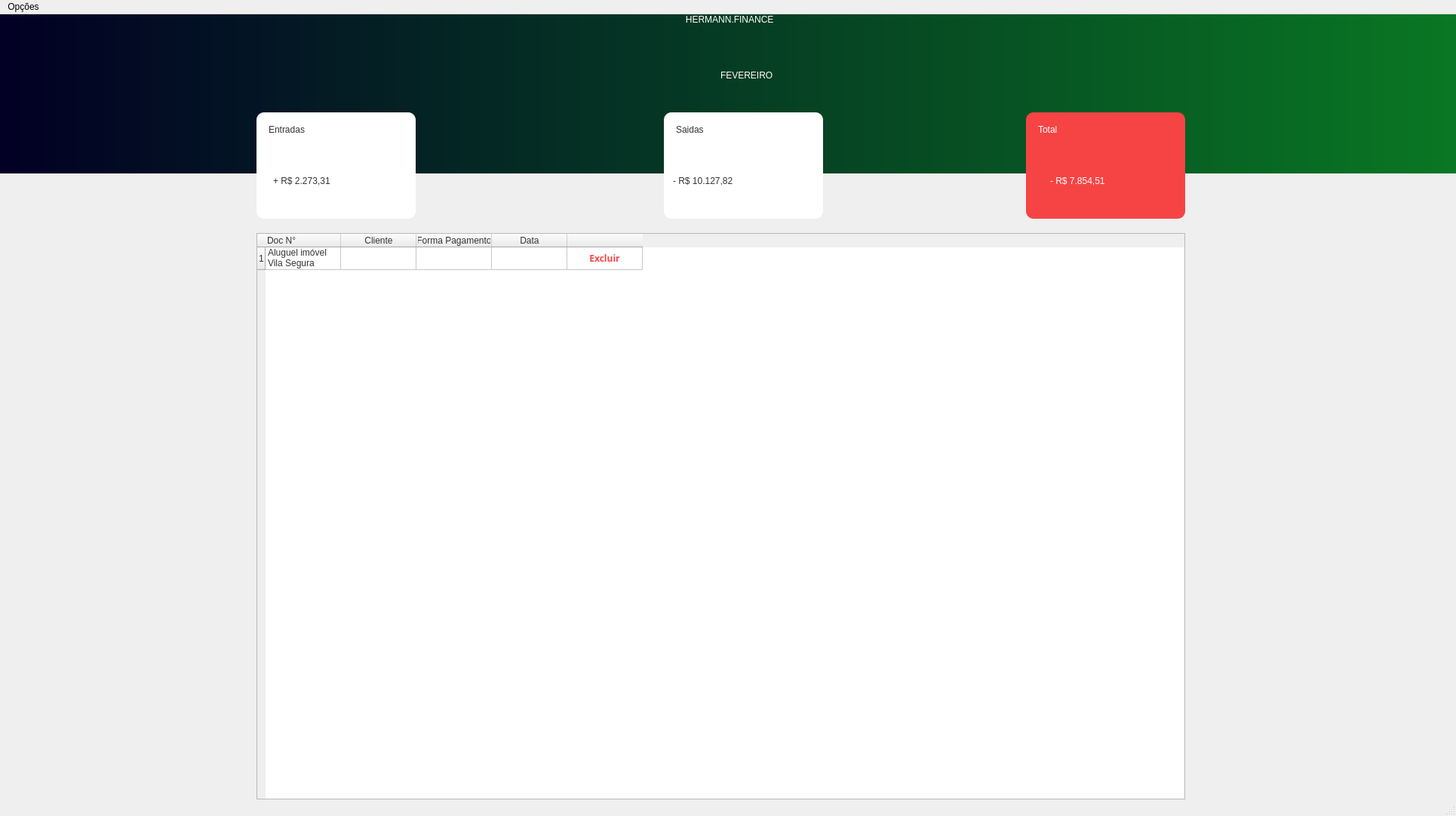
<?xml version="1.0" encoding="UTF-8"?>
<ui version="4.0">
 <class>MainWindow</class>
 <widget class="QMainWindow" name="MainWindow">
  <property name="geometry">
   <rect>
    <x>0</x>
    <y>0</y>
    <width>1930</width>
    <height>1082</height>
   </rect>
  </property>
  <property name="windowTitle">
   <string>MainWindow</string>
  </property>
  <widget class="QWidget" name="home_widget">
   <widget class="QLabel" name="label_header_home">
    <property name="geometry">
     <rect>
      <x>0</x>
      <y>0</y>
      <width>1941</width>
      <height>211</height>
     </rect>
    </property>
    <property name="layoutDirection">
     <enum>Qt::LeftToRight</enum>
    </property>
    <property name="styleSheet">
     <string notr="true">background-color: qlineargradient(spread:pad, x1:0, y1:0, x2:1, y2:0, stop:0 rgba(2,0,36,1), stop:1 rgba(9,121,35,1), stop:2 rgba(0,212,255,1));

font: 75 12pt &quot;Arial Narrow&quot;;


color: rgb(255, 255, 255);</string>
    </property>
    <property name="text">
     <string>HERMANN.FINANCE  </string>
    </property>
    <property name="alignment">
     <set>Qt::AlignHCenter|Qt::AlignTop</set>
    </property>
    <property name="margin">
     <number>22</number>
    </property>
   </widget>
   <widget class="QLineEdit" name="lineEdit_mes_header">
    <property name="geometry">
     <rect>
      <x>840</x>
      <y>50</y>
      <width>301</width>
      <height>61</height>
     </rect>
    </property>
    <property name="layoutDirection">
     <enum>Qt::LeftToRight</enum>
    </property>
    <property name="styleSheet">
     <string notr="true">background-color: transparent;
color: rgb(255, 255, 255);


font: 87 28pt &quot;Arial Black&quot;;
border:none;
</string>
    </property>
    <property name="text">
     <string>FEVEREIRO</string>
    </property>
    <property name="alignment">
     <set>Qt::AlignCenter</set>
    </property>
   </widget>
   <widget class="QTextBrowser" name="image_cifrao_header">
    <property name="geometry">
     <rect>
      <x>1030</x>
      <y>20</y>
      <width>24</width>
      <height>24</height>
     </rect>
    </property>
    <property name="layoutDirection">
     <enum>Qt::LeftToRight</enum>
    </property>
    <property name="styleSheet">
     <string notr="true">background-color: transparent;
border-image: url(:/images_home/cifrao.png);

color: rgb(255, 255, 255);



border:none;
</string>
    </property>
    <property name="verticalScrollBarPolicy">
     <enum>Qt::ScrollBarAlwaysOff</enum>
    </property>
   </widget>
   <widget class="QLabel" name="label_entradas">
    <property name="geometry">
     <rect>
      <x>340</x>
      <y>130</y>
      <width>211</width>
      <height>141</height>
     </rect>
    </property>
    <property name="styleSheet">
     <string notr="true">font: 14pt &quot;Sans Serif Collection&quot;;
background-color: rgb(255, 255, 255);
color: rgb(51, 51, 51);
border-radius:10px;</string>
    </property>
    <property name="text">
     <string>Entradas</string>
    </property>
    <property name="alignment">
     <set>Qt::AlignLeading|Qt::AlignLeft|Qt::AlignTop</set>
    </property>
    <property name="indent">
     <number>16</number>
    </property>
   </widget>
   <widget class="QLineEdit" name="lineEdit_entradas_valor">
    <property name="geometry">
     <rect>
      <x>360</x>
      <y>200</y>
      <width>181</width>
      <height>41</height>
     </rect>
    </property>
    <property name="styleSheet">
     <string notr="true">background-color: transparent;
color: rgb(51, 51, 51);



font: 18pt &quot;Arial Rounded MT Bold&quot;;
border:none;</string>
    </property>
    <property name="text">
     <string>+ R$ 2.273,31</string>
    </property>
   </widget>
   <widget class="QLabel" name="label_saidas">
    <property name="geometry">
     <rect>
      <x>880</x>
      <y>130</y>
      <width>211</width>
      <height>141</height>
     </rect>
    </property>
    <property name="styleSheet">
     <string notr="true">font: 14pt &quot;Sans Serif Collection&quot;;
background-color: rgb(255, 255, 255);
color: rgb(51, 51, 51);
border-radius:10px;</string>
    </property>
    <property name="text">
     <string>Saidas</string>
    </property>
    <property name="alignment">
     <set>Qt::AlignLeading|Qt::AlignLeft|Qt::AlignTop</set>
    </property>
    <property name="indent">
     <number>16</number>
    </property>
   </widget>
   <widget class="QLineEdit" name="lineEdit_saidas_valor">
    <property name="geometry">
     <rect>
      <x>890</x>
      <y>200</y>
      <width>191</width>
      <height>41</height>
     </rect>
    </property>
    <property name="styleSheet">
     <string notr="true">background-color: transparent;
color: rgb(51, 51, 51);



font: 18pt &quot;Arial Rounded MT Bold&quot;;
border:none;</string>
    </property>
    <property name="text">
     <string>- R$ 10.127,82</string>
    </property>
   </widget>
   <widget class="QLabel" name="label_total">
    <property name="geometry">
     <rect>
      <x>1360</x>
      <y>130</y>
      <width>211</width>
      <height>141</height>
     </rect>
    </property>
    <property name="styleSheet">
     <string notr="true">font: 14pt &quot;Sans Serif Collection&quot;;

color: rgb(255, 255, 255);
border-radius:10px;
background-color: rgb(246, 68, 68);</string>
    </property>
    <property name="text">
     <string>Total</string>
    </property>
    <property name="alignment">
     <set>Qt::AlignLeading|Qt::AlignLeft|Qt::AlignTop</set>
    </property>
    <property name="indent">
     <number>16</number>
    </property>
   </widget>
   <widget class="QLineEdit" name="lineEdit_total_valor">
    <property name="geometry">
     <rect>
      <x>1390</x>
      <y>200</y>
      <width>161</width>
      <height>41</height>
     </rect>
    </property>
    <property name="styleSheet">
     <string notr="true">background-color: transparent;
color: rgb(255, 255, 255);




font: 18pt &quot;Arial Rounded MT Bold&quot;;
border:none;</string>
    </property>
    <property name="text">
     <string>- R$ 7.854,51</string>
    </property>
   </widget>
   <widget class="QTableWidget" name="tableWidget">
    <property name="geometry">
     <rect>
      <x>340</x>
      <y>290</y>
      <width>1231</width>
      <height>751</height>
     </rect>
    </property>
    <property name="maximumSize">
     <size>
      <width>16777215</width>
      <height>16777215</height>
     </size>
    </property>
    <property name="toolTip">
     <string/>
    </property>
    <property name="layoutDirection">
     <enum>Qt::LeftToRight</enum>
    </property>
    <property name="autoFillBackground">
     <bool>false</bool>
    </property>
    <property name="styleSheet">
     <string notr="true">font: 12pt &quot;Sans Serif Collection&quot;;
color: rgb(51, 51, 51);</string>
    </property>
    <property name="lineWidth">
     <number>0</number>
    </property>
    <property name="midLineWidth">
     <number>0</number>
    </property>
    <property name="autoScroll">
     <bool>true</bool>
    </property>
    <property name="autoScrollMargin">
     <number>16</number>
    </property>
    <property name="selectionMode">
     <enum>QAbstractItemView::ExtendedSelection</enum>
    </property>
    <property name="columnCount">
     <number>5</number>
    </property>
    <attribute name="horizontalHeaderMinimumSectionSize">
     <number>100</number>
    </attribute>
    <row>
     <property name="text">
      <string>1</string>
     </property>
    </row>
    <column>
     <property name="text">
      <string>Doc N°</string>
     </property>
     <property name="textAlignment">
      <set>AlignLeading|AlignVCenter</set>
     </property>
    </column>
    <column>
     <property name="text">
      <string>Cliente</string>
     </property>
    </column>
    <column>
     <property name="text">
      <string>Forma Pagamento</string>
     </property>
    </column>
    <column>
     <property name="text">
      <string>Data</string>
     </property>
    </column>
    <column>
     <property name="text">
      <string/>
     </property>
    </column>
    <item row="0" column="0">
     <property name="text">
      <string>Aluguel imóvel Vila Segura</string>
     </property>
    </item>
    <item row="0" column="4">
     <property name="text">
      <string>Excluir</string>
     </property>
     <property name="font">
      <font>
       <family>Arial Black</family>
       <pointsize>9</pointsize>
       <weight>75</weight>
       <bold>true</bold>
      </font>
     </property>
     <property name="textAlignment">
      <set>AlignCenter</set>
     </property>
     <property name="background">
      <brush brushstyle="NoBrush">
       <color alpha="255">
        <red>246</red>
        <green>68</green>
        <blue>68</blue>
       </color>
      </brush>
     </property>
     <property name="foreground">
      <brush brushstyle="SolidPattern">
       <color alpha="255">
        <red>246</red>
        <green>68</green>
        <blue>68</blue>
       </color>
      </brush>
     </property>
     <property name="icon">
      <iconset>
       <normalon>:/images_home/lixeira_table.png</normalon>
      </iconset>
     </property>
    </item>
   </widget>
   <widget class="QTextBrowser" name="image_cifrao_header_2">
    <property name="geometry">
     <rect>
      <x>1530</x>
      <y>160</y>
      <width>24</width>
      <height>24</height>
     </rect>
    </property>
    <property name="layoutDirection">
     <enum>Qt::LeftToRight</enum>
    </property>
    <property name="styleSheet">
     <string notr="true">background-color: transparent;
border-image: url(:/images_home/total.png);

color: rgb(255, 255, 255);



border:none;
</string>
    </property>
    <property name="verticalScrollBarPolicy">
     <enum>Qt::ScrollBarAlwaysOff</enum>
    </property>
   </widget>
   <widget class="QTextBrowser" name="image_cifrao_header_3">
    <property name="geometry">
     <rect>
      <x>1050</x>
      <y>150</y>
      <width>24</width>
      <height>24</height>
     </rect>
    </property>
    <property name="layoutDirection">
     <enum>Qt::LeftToRight</enum>
    </property>
    <property name="styleSheet">
     <string notr="true">background-color: transparent;
border-image: url(:/images_home/down.png);

color: rgb(255, 255, 255);



border:none;
</string>
    </property>
    <property name="verticalScrollBarPolicy">
     <enum>Qt::ScrollBarAlwaysOff</enum>
    </property>
   </widget>
   <widget class="QTextBrowser" name="image_cifrao_header_4">
    <property name="geometry">
     <rect>
      <x>510</x>
      <y>160</y>
      <width>24</width>
      <height>24</height>
     </rect>
    </property>
    <property name="layoutDirection">
     <enum>Qt::LeftToRight</enum>
    </property>
    <property name="styleSheet">
     <string notr="true">background-color: transparent;
border-image: url(:/images_home/up.png);

color: rgb(255, 255, 255);



border:none;
</string>
    </property>
    <property name="verticalScrollBarPolicy">
     <enum>Qt::ScrollBarAlwaysOff</enum>
    </property>
   </widget>
  </widget>
  <widget class="QMenuBar" name="menu_opcoes">
   <property name="geometry">
    <rect>
     <x>0</x>
     <y>0</y>
     <width>1930</width>
     <height>21</height>
    </rect>
   </property>
   <widget class="QMenu" name="menu_opcoes_item0">
    <property name="title">
     <string>Opções</string>
    </property>
    <addaction name="actionProcurar"/>
    <addaction name="actionCadastrar"/>
    <addaction name="actionApagar"/>
    <addaction name="actionAtualizar"/>
    <addaction name="actionVer_Meses"/>
    <addaction name="actionNovo_mes"/>
    <addaction name="actionFechar_mes"/>
    <addaction name="actionDetalhes_do_Saldo"/>
    <addaction name="actionFechamento_do_Dia"/>
   </widget>
   <addaction name="menu_opcoes_item0"/>
  </widget>
  <widget class="QStatusBar" name="statusbar"/>
  <action name="actionProcurar">
   <property name="icon">
    <iconset resource="images_home/images_home.qrc">
     <normaloff>:/images_home/buscar.png</normaloff>:/images_home/buscar.png</iconset>
   </property>
   <property name="text">
    <string>Procurar</string>
   </property>
  </action>
  <action name="actionCadastrar">
   <property name="icon">
    <iconset resource="images_home/images_home.qrc">
     <normaloff>:/images_home/create.png</normaloff>:/images_home/create.png</iconset>
   </property>
   <property name="text">
    <string>Cadastrar</string>
   </property>
  </action>
  <action name="actionApagar">
   <property name="icon">
    <iconset resource="images_home/images_home.qrc">
     <normaloff>:/images_home/delete.png</normaloff>:/images_home/delete.png</iconset>
   </property>
   <property name="text">
    <string>Apagar</string>
   </property>
  </action>
  <action name="actionAtualizar">
   <property name="icon">
    <iconset resource="images_home/images_home.qrc">
     <normaloff>:/images_home/refresh.png</normaloff>:/images_home/refresh.png</iconset>
   </property>
   <property name="text">
    <string>Atualizar</string>
   </property>
  </action>
  <action name="actionVer_Meses">
   <property name="icon">
    <iconset resource="images_home/images_home.qrc">
     <normaloff>:/images_home/olhinho.png</normaloff>:/images_home/olhinho.png</iconset>
   </property>
   <property name="text">
    <string>Ver Meses</string>
   </property>
  </action>
  <action name="actionNovo_mes">
   <property name="icon">
    <iconset resource="images_home/images_home.qrc">
     <normaloff>:/images_home/novo_mes.png</normaloff>:/images_home/novo_mes.png</iconset>
   </property>
   <property name="text">
    <string>Novo Mês</string>
   </property>
  </action>
  <action name="actionFechar_mes">
   <property name="icon">
    <iconset resource="images_home/images_home.qrc">
     <normaloff>:/images_home/fechar_mes.png</normaloff>:/images_home/fechar_mes.png</iconset>
   </property>
   <property name="text">
    <string>Fechar Mês</string>
   </property>
  </action>
  <action name="actionDetalhes_do_Saldo">
   <property name="icon">
    <iconset resource="images_home/images_home.qrc">
     <normaloff>:/images_home/saldo.png</normaloff>:/images_home/saldo.png</iconset>
   </property>
   <property name="text">
    <string>Detalhes do Saldo</string>
   </property>
  </action>
  <action name="actionFechamento_do_Dia">
   <property name="icon">
    <iconset resource="images_home/images_home.qrc">
     <normaloff>:/images_home/fechamento_dia.png</normaloff>:/images_home/fechamento_dia.png</iconset>
   </property>
   <property name="text">
    <string>Fechamento do Dia</string>
   </property>
  </action>
 </widget>
 <resources>
  <include location="images_home/images_home.qrc"/>
 </resources>
 <connections/>
</ui>
